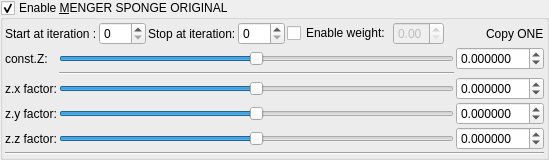
    <widget class="MyGroupBox" name="groupCheck_transform_mengerSpongeOriginal1_enabled">
     <property name="title">
      <string>Enable &amp;MENGER SPONGE ORIGINAL</string>
     </property>
     <property name="checkable">
      <bool>true</bool>
     </property>
     <layout class="QVBoxLayout" name="verticalLayout_23" stretch="0,0,0">
      <property name="spacing">
       <number>2</number>
      </property>
      <property name="leftMargin">
       <number>2</number>
      </property>
      <property name="topMargin">
       <number>2</number>
      </property>
      <property name="rightMargin">
       <number>2</number>
      </property>
      <property name="bottomMargin">
       <number>2</number>
      </property>
      <item>
       <layout class="QGridLayout" name="gridLayout_22">
        <item row="0" column="0">
         <widget class="QLabel" name="label_78">
          <property name="text">
           <string>Start at iteration :</string>
          </property>
         </widget>
        </item>
        <item row="0" column="3">
         <widget class="MySpinBox" name="spinboxInt_transform_mengerSpongeOriginal1_stop_iterations">
          <property name="sizePolicy">
           <sizepolicy hsizetype="Minimum" vsizetype="Maximum">
            <horstretch>0</horstretch>
            <verstretch>0</verstretch>
           </sizepolicy>
          </property>
          <property name="maximum">
           <number>250</number>
          </property>
         </widget>
        </item>
        <item row="0" column="1">
         <widget class="MySpinBox" name="spinboxInt_transform_mengerSpongeOriginal1_start_iterations">
          <property name="sizePolicy">
           <sizepolicy hsizetype="Minimum" vsizetype="Maximum">
            <horstretch>0</horstretch>
            <verstretch>0</verstretch>
           </sizepolicy>
          </property>
          <property name="minimum">
           <number>0</number>
          </property>
          <property name="maximum">
           <number>250</number>
          </property>
          <property name="value">
           <number>0</number>
          </property>
         </widget>
        </item>
        <item row="0" column="2">
         <widget class="QLabel" name="label_79">
          <property name="text">
           <string>Stop at iteration:</string>
          </property>
         </widget>
        </item>
        <item row="0" column="9">
         <widget class="QLabel" name="label_119">
          <property name="text">
           <string>Copy ONE</string>
          </property>
         </widget>
        </item>
        <item row="0" column="7">
         <widget class="MyDoubleSpinBox" name="spinbox_transform_mengerSpongeOriginal1_weight">
          <property name="enabled">
           <bool>false</bool>
          </property>
          <property name="sizePolicy">
           <sizepolicy hsizetype="Minimum" vsizetype="Maximum">
            <horstretch>0</horstretch>
            <verstretch>0</verstretch>
           </sizepolicy>
          </property>
          <property name="decimals">
           <number>2</number>
          </property>
          <property name="minimum">
           <double>0.000000000000000</double>
          </property>
          <property name="maximum">
           <double>1.000000000000000</double>
          </property>
          <property name="singleStep">
           <double>0.100000000000000</double>
          </property>
         </widget>
        </item>
        <item row="0" column="8">
         <spacer name="horizontalSpacer_11">
          <property name="orientation">
           <enum>Qt::Horizontal</enum>
          </property>
          <property name="sizeHint" stdset="0">
           <size>
            <width>40</width>
            <height>20</height>
           </size>
          </property>
         </spacer>
        </item>
        <item row="0" column="6">
         <widget class="QCheckBox" name="checkBox_transform_mengerSpongeOriginal1_weight_enabled">
          <property name="text">
           <string>Enable weight:</string>
          </property>
         </widget>
        </item>
       </layout>
      </item>
      <item>
       <layout class="QGridLayout" name="gridLayout_32">
        <property name="spacing">
         <number>2</number>
        </property>
        <item row="4" column="1">
         <widget class="QLabel" name="label_55">
          <property name="text">
           <string>z.z factor:</string>
          </property>
         </widget>
        </item>
        <item row="4" column="3">
         <widget class="QSlider" name="slider3_transform_mengerSpongeOriginal1_factorConstantVect_z">
          <property name="sizePolicy">
           <sizepolicy hsizetype="Expanding" vsizetype="Maximum">
            <horstretch>0</horstretch>
            <verstretch>0</verstretch>
           </sizepolicy>
          </property>
          <property name="minimum">
           <number>-5000000</number>
          </property>
          <property name="maximum">
           <number>5000000</number>
          </property>
          <property name="singleStep">
           <number>1</number>
          </property>
          <property name="orientation">
           <enum>Qt::Horizontal</enum>
          </property>
         </widget>
        </item>
        <item row="2" column="4">
         <widget class="MyDoubleSpinBox" name="spinbox3_transform_mengerSpongeOriginal1_factorConstantVect_x">
          <property name="sizePolicy">
           <sizepolicy hsizetype="Minimum" vsizetype="Maximum">
            <horstretch>0</horstretch>
            <verstretch>0</verstretch>
           </sizepolicy>
          </property>
          <property name="prefix">
           <string/>
          </property>
          <property name="suffix">
           <string/>
          </property>
          <property name="decimals">
           <number>6</number>
          </property>
          <property name="minimum">
           <double>-99.989999999999995</double>
          </property>
          <property name="maximum">
           <double>99.989999999999995</double>
          </property>
          <property name="singleStep">
           <double>0.100000000000000</double>
          </property>
         </widget>
        </item>
        <item row="3" column="4">
         <widget class="MyDoubleSpinBox" name="spinbox3_transform_mengerSpongeOriginal1_factorConstantVect_y">
          <property name="sizePolicy">
           <sizepolicy hsizetype="Minimum" vsizetype="Maximum">
            <horstretch>0</horstretch>
            <verstretch>0</verstretch>
           </sizepolicy>
          </property>
          <property name="prefix">
           <string/>
          </property>
          <property name="suffix">
           <string/>
          </property>
          <property name="decimals">
           <number>6</number>
          </property>
          <property name="minimum">
           <double>-99.989999999999995</double>
          </property>
          <property name="maximum">
           <double>99.989999999999995</double>
          </property>
          <property name="singleStep">
           <double>0.100000000000000</double>
          </property>
         </widget>
        </item>
        <item row="3" column="3">
         <widget class="QSlider" name="slider3_transform_mengerSpongeOriginal1_factorConstantVect_y">
          <property name="sizePolicy">
           <sizepolicy hsizetype="Expanding" vsizetype="Maximum">
            <horstretch>0</horstretch>
            <verstretch>0</verstretch>
           </sizepolicy>
          </property>
          <property name="minimum">
           <number>-5000000</number>
          </property>
          <property name="maximum">
           <number>5000000</number>
          </property>
          <property name="singleStep">
           <number>1</number>
          </property>
          <property name="orientation">
           <enum>Qt::Horizontal</enum>
          </property>
         </widget>
        </item>
        <item row="3" column="1">
         <widget class="QLabel" name="label_38">
          <property name="text">
           <string>z.y factor:</string>
          </property>
         </widget>
        </item>
        <item row="2" column="1">
         <widget class="QLabel" name="label_44">
          <property name="text">
           <string>z.x factor:</string>
          </property>
         </widget>
        </item>
        <item row="0" column="1">
         <widget class="QLabel" name="label_62">
          <property name="text">
           <string>const.Z:</string>
          </property>
         </widget>
        </item>
        <item row="4" column="4">
         <widget class="MyDoubleSpinBox" name="spinbox3_transform_mengerSpongeOriginal1_factorConstantVect_z">
          <property name="sizePolicy">
           <sizepolicy hsizetype="Minimum" vsizetype="Maximum">
            <horstretch>0</horstretch>
            <verstretch>0</verstretch>
           </sizepolicy>
          </property>
          <property name="prefix">
           <string/>
          </property>
          <property name="suffix">
           <string/>
          </property>
          <property name="decimals">
           <number>6</number>
          </property>
          <property name="minimum">
           <double>-99.989999999999995</double>
          </property>
          <property name="maximum">
           <double>99.989999999999995</double>
          </property>
          <property name="singleStep">
           <double>0.100000000000000</double>
          </property>
         </widget>
        </item>
        <item row="2" column="3">
         <widget class="QSlider" name="slider3_transform_mengerSpongeOriginal1_factorConstantVect_x">
          <property name="sizePolicy">
           <sizepolicy hsizetype="Preferred" vsizetype="Preferred">
            <horstretch>0</horstretch>
            <verstretch>0</verstretch>
           </sizepolicy>
          </property>
          <property name="minimum">
           <number>-5000000</number>
          </property>
          <property name="maximum">
           <number>5000000</number>
          </property>
          <property name="singleStep">
           <number>1</number>
          </property>
          <property name="orientation">
           <enum>Qt::Horizontal</enum>
          </property>
         </widget>
        </item>
        <item row="0" column="4">
         <widget class="MyDoubleSpinBox" name="spinbox_transform_mengerSpongeOriginal1_constantZ">
          <property name="sizePolicy">
           <sizepolicy hsizetype="Minimum" vsizetype="Maximum">
            <horstretch>0</horstretch>
            <verstretch>0</verstretch>
           </sizepolicy>
          </property>
          <property name="prefix">
           <string/>
          </property>
          <property name="suffix">
           <string/>
          </property>
          <property name="decimals">
           <number>6</number>
          </property>
          <property name="minimum">
           <double>-99.989999999999995</double>
          </property>
          <property name="maximum">
           <double>99.989999999999995</double>
          </property>
          <property name="singleStep">
           <double>0.100000000000000</double>
          </property>
         </widget>
        </item>
        <item row="0" column="3">
         <widget class="QSlider" name="slider_transform_mengerSpongeOriginal1_constantZ">
          <property name="sizePolicy">
           <sizepolicy hsizetype="Preferred" vsizetype="Preferred">
            <horstretch>0</horstretch>
            <verstretch>0</verstretch>
           </sizepolicy>
          </property>
          <property name="minimum">
           <number>-5000000</number>
          </property>
          <property name="maximum">
           <number>5000000</number>
          </property>
          <property name="singleStep">
           <number>1</number>
          </property>
          <property name="orientation">
           <enum>Qt::Horizontal</enum>
          </property>
         </widget>
        </item>
        <item row="1" column="3">
         <widget class="Line" name="line_36">
          <property name="orientation">
           <enum>Qt::Horizontal</enum>
          </property>
         </widget>
        </item>
       </layout>
      </item>
      <item>
       <widget class="Line" name="line_9">
        <property name="orientation">
         <enum>Qt::Horizontal</enum>
        </property>
       </widget>
      </item>
     </layout>
    </widget>
